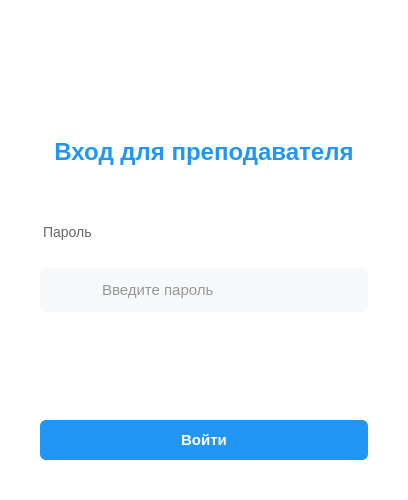
<?xml version="1.0" encoding="UTF-8"?>
<ui version="4.0">
 <class>TeacherLoginWindow</class>
 <widget class="QMainWindow" name="TeacherLoginWindow">
  <property name="geometry">
   <rect>
    <x>0</x>
    <y>0</y>
    <width>400</width>
    <height>500</height>
   </rect>
  </property>
  <property name="windowTitle">
   <string>Вход для преподавателя</string>
  </property>
  <property name="styleSheet">
   <string notr="true">QMainWindow {
    background-color: white;
}
#password_input {
    border: none;
    background: transparent;
    font-size: 15px;
    padding: 8px 12px;
    color: #333333;
}
#password_input::placeholder {
    color: #999999;
}
#header_title {
    color: #2196F3;
    font-size: 24px;
    font-weight: 500;
    margin: 16px 0;
}
#input_label {
    color: #666666;
    font-size: 14px;
    margin-bottom: 8px;
}
#input_container {
    background-color: #f8f9fa;
    border-radius: 6px;
    padding: 4px;
    margin-bottom: 24px;
}
QPushButton#login_button {
    background-color: #2196F3;
    color: white;
    border: none;
    border-radius: 6px;
    padding: 0 24px;
    font-size: 15px;
    font-weight: 500;
    min-height: 40px;
    min-width: 280px;
}
QPushButton#login_button:hover {
    background-color: #1E88E5;
}
QPushButton#login_button:pressed {
    background-color: #1976D2;
}
#error_label {
    color: #DC3545;
    font-size: 13px;
    margin-top: 8px;
}</string>
  </property>
  <widget class="QWidget" name="centralwidget">
   <layout class="QVBoxLayout" name="verticalLayout">
    <property name="spacing">
     <number>0</number>
    </property>
    <property name="leftMargin">
     <number>40</number>
    </property>
    <property name="topMargin">
     <number>40</number>
    </property>
    <property name="rightMargin">
     <number>40</number>
    </property>
    <property name="bottomMargin">
     <number>40</number>
    </property>
    <item>
     <widget class="QLabel" name="logo_label">
      <property name="minimumSize">
       <size>
        <width>80</width>
        <height>80</height>
       </size>
      </property>
      <property name="maximumSize">
       <size>
        <width>80</width>
        <height>80</height>
       </size>
      </property>
      <property name="text">
       <string/>
      </property>
      <property name="pixmap">
       <pixmap>../resources/icons/bmstu_logo.svg</pixmap>
      </property>
      <property name="scaledContents">
       <bool>true</bool>
      </property>
      <property name="alignment">
       <set>Qt::AlignCenter</set>
      </property>
     </widget>
    </item>
    <item>
     <widget class="QLabel" name="header_title">
      <property name="text">
       <string>Вход для преподавателя</string>
      </property>
      <property name="alignment">
       <set>Qt::AlignCenter</set>
      </property>
     </widget>
    </item>
    <item>
     <spacer name="verticalSpacer">
      <property name="orientation">
       <enum>Qt::Vertical</enum>
      </property>
      <property name="sizeType">
       <enum>QSizePolicy::Fixed</enum>
      </property>
      <property name="sizeHint" stdset="0">
       <size>
        <width>20</width>
        <height>20</height>
       </size>
      </property>
     </spacer>
    </item>
    <item>
     <widget class="QLabel" name="input_label">
      <property name="text">
       <string>Пароль</string>
      </property>
     </widget>
    </item>
    <item>
     <widget class="QFrame" name="input_container">
      <property name="frameShape">
       <enum>QFrame::StyledPanel</enum>
      </property>
      <property name="frameShadow">
       <enum>QFrame::Raised</enum>
      </property>
      <layout class="QHBoxLayout" name="horizontalLayout">
       <property name="spacing">
        <number>8</number>
       </property>
       <property name="leftMargin">
        <number>12</number>
       </property>
       <property name="topMargin">
        <number>0</number>
       </property>
       <property name="rightMargin">
        <number>12</number>
       </property>
       <property name="bottomMargin">
        <number>0</number>
       </property>
       <item>
        <widget class="QLabel" name="lock_icon">
         <property name="minimumSize">
          <size>
           <width>24</width>
           <height>24</height>
          </size>
         </property>
         <property name="maximumSize">
          <size>
           <width>24</width>
           <height>24</height>
          </size>
         </property>
         <property name="text">
          <string/>
         </property>
         <property name="pixmap">
          <pixmap>../resources/icons/lock.svg</pixmap>
         </property>
         <property name="scaledContents">
          <bool>true</bool>
         </property>
        </widget>
       </item>
       <item>
        <widget class="QLineEdit" name="password_input">
         <property name="echoMode">
          <enum>QLineEdit::Password</enum>
         </property>
         <property name="placeholderText">
          <string>Введите пароль</string>
         </property>
        </widget>
       </item>
      </layout>
     </widget>
    </item>
    <item>
     <widget class="QLabel" name="error_label">
      <property name="text">
       <string/>
      </property>
      <property name="alignment">
       <set>Qt::AlignCenter</set>
      </property>
     </widget>
    </item>
    <item>
     <spacer name="verticalSpacer_2">
      <property name="orientation">
       <enum>Qt::Vertical</enum>
      </property>
      <property name="sizeType">
       <enum>QSizePolicy::Fixed</enum>
      </property>
      <property name="sizeHint" stdset="0">
       <size>
        <width>20</width>
        <height>20</height>
       </size>
      </property>
     </spacer>
    </item>
    <item>
     <widget class="QPushButton" name="login_button">
      <property name="cursor">
       <cursorShape>PointingHandCursor</cursorShape>
      </property>
      <property name="text">
       <string>Войти</string>
      </property>
     </widget>
    </item>
   </layout>
  </widget>
 </widget>
 <resources/>
 <connections/>
</ui>
